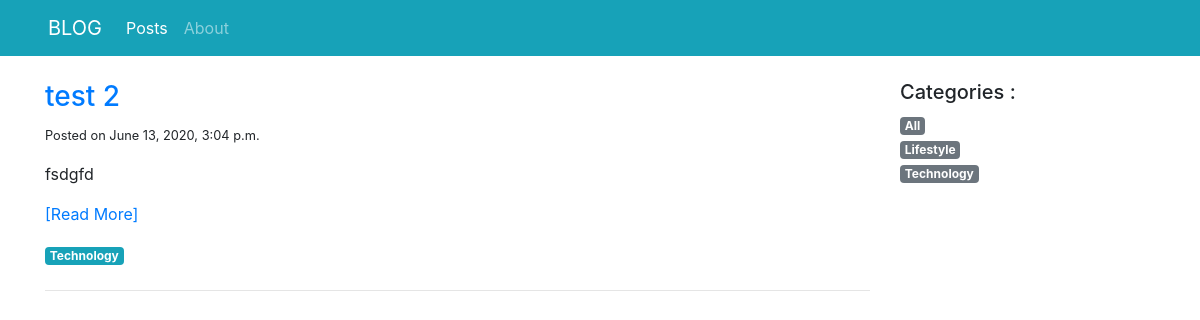
/blog/posts/Technology/, run on an earlier commit of the app's database.
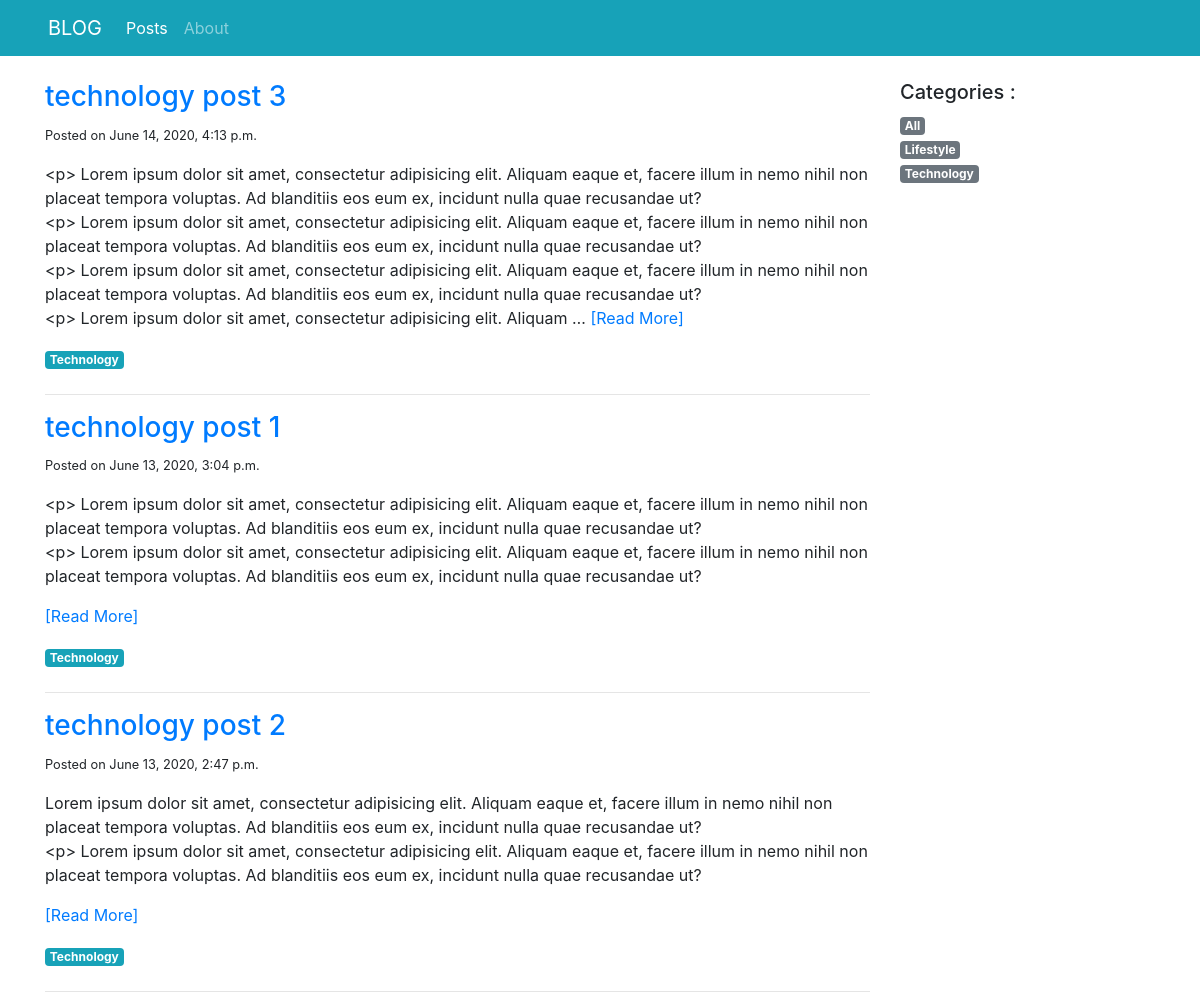
And on a later commit of the database.
### blog/models.py (models this page shows, shortened)
class Post(models.Model):
    title = models.CharField(max_length=100)
    category = models.ForeignKey('PostCategory', null=True, blank=True, on_delete=models.DO_NOTHING)
    published = models.BooleanField(default=True)
    text = models.TextField(blank=True)
    created_at = models.DateTimeField(auto_now_add=True)

class PostCategory(models.Model):
    name = models.CharField(max_length=50)
    def slug(self):
        return slugify(self.name)
    def __str__(self):
        return self.name

### blog/views.py (the view)
# urls.py: path('posts/', views.post_list, name='home'),
def post_list(request, category_name=model_helpers.post_category_all.slug()):
    category, posts = model_helpers.get_category_and_posts(category_name)
    categories = model_helpers.get_categories()
    context = {
        'navigation_items': navigation.navigation_items(navigation.NAV_POSTS),
        'category': category,
        'categories': categories,
        'posts': posts,
    }
    return render(request, 'blog/post_list.html', context)

### blog/model_helpers.py (called while the page is built)
def get_category_and_posts(category_name):
    posts = Post.objects.filter(published=True)
    if category_name == post_category_all.slug():
        category = post_category_all
    else:
        try:
            category = PostCategory.objects.get(name__iexact=category_name)
            posts = posts.filter(category=category)
        except PostCategory.DoesNotExist:
            category = PostCategory(name=category_name)
            posts = Post.objects.none()
    posts = posts.order_by('-created_at')
    return category, posts

def get_categories():
    categories = list(PostCategory.objects.all().order_by('name')) # convert to list
    categories.insert(0, post_category_all)                        # and add a get all in first position
    return categories

### blog/navigation.py (called while the page is built)
def navigation_items(selected_item):
    items = []
    for name, url in NAV_ITEMS:
        items.append({
            'name': name,
            'url': url,
            'active': True if selected_item == name else False
        })
    return items

### blog/templates/blog/post_list.html (shortened to what this page needs)
{% extends 'base.html' %}
{% block content %}
    <div class="col-sm-9">
        {% for post in posts %}
            <div class="mb-4">
                <h3><a href="{% url 'post-detail' post.pk %}">{{ post.title }}</a></h3>
                <small>Posted on {{ post.created_at }}</small>
                <p class="text-muted">
                    {{ post.text|linebreaks|safe|truncatewords:100 }}
                    <a href="#"> [Read More] </a>
                </p>
                <a href="{% url 'post_list' post.category.slug %}" class="badge badge-info">
                    {{ post.category|capfirst }}</a>
            </div>
            <hr>
        {% endfor %}
    </div>
<div class="col-sm-3">
    <h5>Categories :</h5>
    <ul class="list-unstyled">
        {% for cat in categories %}
        <li><a href="{% url 'post_list' cat.slug %}" class="badge badge-secondary">
            {{ cat.name|capfirst }}</a>
        </li>
        {% endfor %}
    </ul>
</div>
{% endblock %}

What changed in the data, as far as the page shows it:
added Post: title "technology post 3", created_at "June 14, 2020, 4:13 p.m.", text "<p> Lorem ipsum dolor sit amet, consectetur adipisicing elit. Aliquam eaque et, facere illum in nemo nihil non placeat tempora voluptas. Ad blanditiis eos eum ex, incidunt nulla quae recusandae ut? <p> Lorem ipsum dolor sit amet, consectetur adipisicing elit. Aliquam eaque et, facere illum in nemo nihil non placeat tempora voluptas. Ad blanditiis eos eum ex, incidunt nulla quae recusandae ut? <p> Lorem ipsum dolor sit amet, consectetur adipisicing elit. Aliquam eaque et, facere illum in nemo nihil non placeat tempora voluptas. Ad blanditiis eos eum ex, incidunt nulla quae recusandae ut? <p> Lorem ipsum dolor sit amet, consectetur adipisicing elit. Aliquam …", category "Technology"
changed Post: title "test 2" → "technology post 1"; text "fsdgfd" → "<p> Lorem ipsum dolor sit amet, consectetur adipisicing elit. Aliquam eaque et, facere illum in nemo nihil non placeat tempora voluptas. Ad blanditiis eos eum ex, incidunt nulla quae recusandae ut? <p> Lorem ipsum dolor sit amet, consectetur adipisicing elit. Aliquam eaque et, facere illum in nemo nihil non placeat tempora voluptas. Ad blanditiis eos eum ex, incidunt nulla quae recusandae ut?"
now on this page (row edited): Post: title "technology post 2", created_at "June 13, 2020, 2:47 p.m.", text "Lorem ipsum dolor sit amet, consectetur adipisicing elit. Aliquam eaque et, facere illum in nemo nihil non placeat tempora voluptas. Ad blanditiis eos eum ex, incidunt nulla quae recusandae ut? <p> Lorem ipsum dolor sit amet, consectetur adipisicing elit. Aliquam eaque et, facere illum in nemo nihil non placeat tempora voluptas. Ad blanditiis eos eum ex, incidunt nulla quae recusandae ut?", category "Technology"
